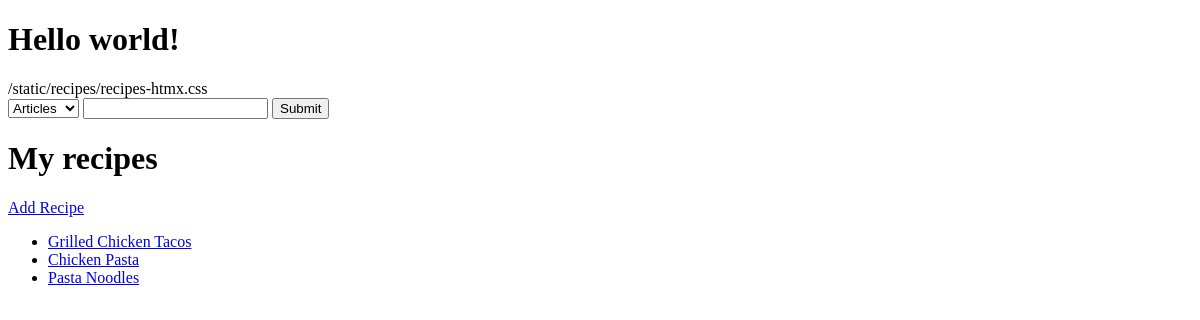
The app's page /pantry/recipes/ (signed in), older data.
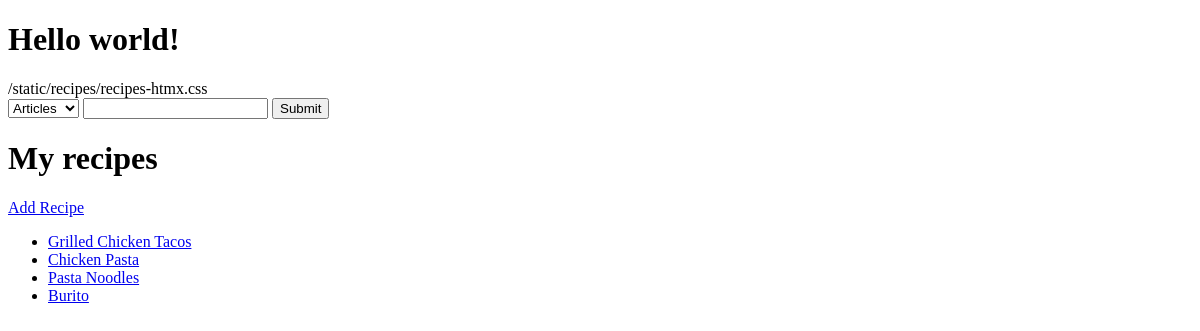
The same page, newer data.
### recipes/models.py (models this page shows, shortened)
class Recipe(models.Model):
    user = models.ForeignKey(settings.AUTH_USER_MODEL, on_delete=models.CASCADE)
    name = models.CharField(max_length=220)
    description = models.TextField(blank=True, null=True)
    directions = models.TextField(blank=True, null=True)
    timestamp = models.DateTimeField(auto_now_add=True)
    updated = models.DateTimeField(auto_now=True)
    active = models.BooleanField(default=True)
    objects = RecipeManager()
    def get_absolute_url(self):
        return reverse("recipes:detail", kwargs={"id": self.id})

### recipes/views.py (the view)
# urls.py: path("", recipe_list_view, name='list'),
@login_required
def recipe_list_view(request):
    qs = Recipe.objects.filter(user=request.user)
    context = {
        "object_list": qs
    }
    return render(request, "recipes/list.html", context)

### recipes/models.py (called while the page is built)
    def get_queryset(self):
        return RecipeQuerySet(self.model, using=self._db)

### templates/recipes/list.html
{% extends "base.html" %}
{% block content %}
<h1>My recipes</h1>
<a href='{% url "recipes:create" %}'>Add Recipe</a>
<ul>
    {% for x in object_list %}
        <li><a href='{{ x.get_absolute_url }}'>{{ x.name }}</a></li>
    {% endfor %}
</ul>
{% endblock content %}

### templates/base.html (shortened to what this page needs)
{% load static %}
<!DOCTYPE html>
<html lang="en">
<head>
    <link rel="stylesheet" href="{% static '/recipes/recipes-htmx.css' %}">
</head>
<body>
    <h1>Hello world!</h1>
    {% static "recipes/recipes-htmx.css"%}
    {% include 'search/search-form.html'%}
    {% block content %}{% endblock content %}
</body>
</html>

### templates/search/search-form.html (shortened to what this page needs)
<div>
    <form action="/search/" method="GET">
        <select name="type" id="search-type">
            {% if request.GET.type == 'article' %}
                <option value="article" selected>Articles</option>
            {% else %}
                <option value="article">Articles</option>
            {% endif %}
        </select>
        <input type="text" id='search-query' name="q" value="{{ request.GET.q}}" hx-get="/search/" hx-trigger="keyup changed delay:200ms" hx-include="#search-type" hx-target="#typeahead-results"/>
        <input type="submit"/>
    </form>
</div>

Row changes from the older to the newer data that the page shows:
added Recipe: name "Burito"
